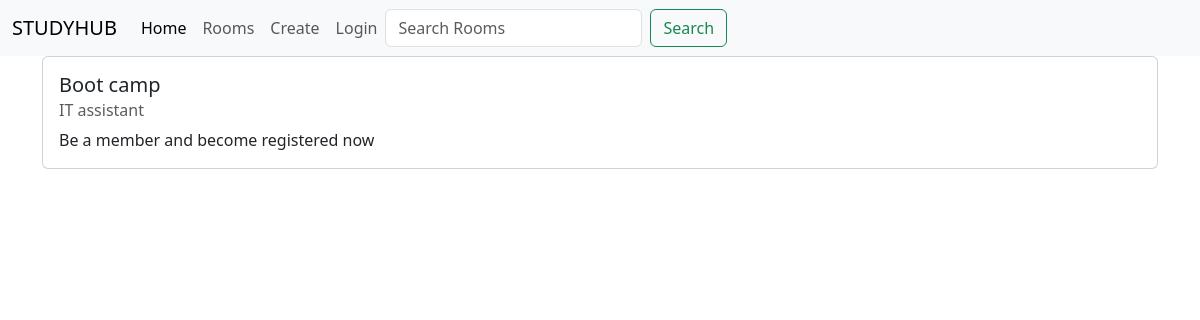
Before: /room/8/ with the older database file.
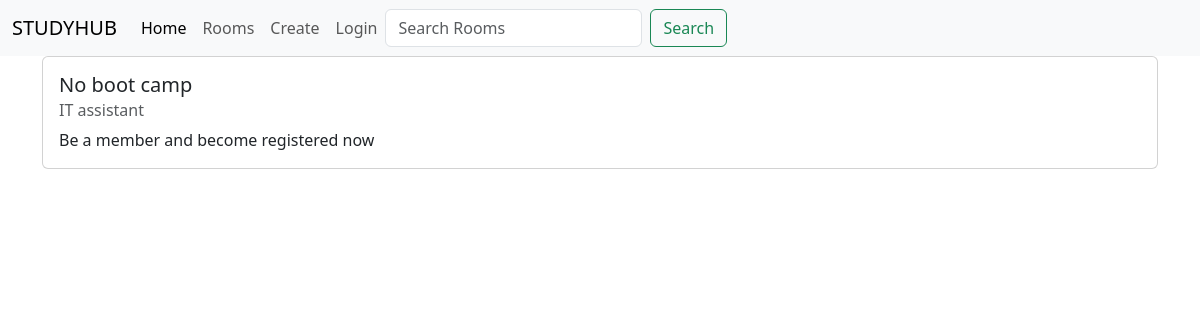
After: the same page with the newer database file.
### room/models.py (models this page shows, shortened)
class Room(models.Model):
    host =models.ForeignKey(User, on_delete=models.SET_NULL, null=True)
    topic = models.ForeignKey(Topic , on_delete=models.SET_NULL, null=True)
    name = models.CharField(max_length=200)
    description = models.TextField( null=True , blank=True)
    updated = models.DateField(auto_now=True)
    created = models.DateTimeField(auto_now_add=True)
    class Meta:
        ordering = ['-updated', '-created']

class Topic(models.Model):
    name = models.CharField(max_length=200)
    def __str__(self):
        return self.name

### room/views.py (the view)
# urls.py: path('room/<str:pk>/', views.get_room, name='room'),
def get_room(request,pk):
    room = Room.objects.get(id=pk)
    context = {'room':room}
    return render(request ,'room.html',context )

### templates/room.html (shortened to what this page needs)
{% extends 'base.html' %} {% block content %}
<div class="container">
  <div class="row">
    <div class="col-sm-12">
      <div class="card" style="width: 100%">
        <div class="card-body">
          <h5 class="card-title">{{room.name}}</h5>
          <h6 class="card-subtitle mb-2 text-body-secondary">{{room.topic}}</h6>
          <p class="card-text">{{room.description}}</p>
        </div>
      </div>
    </div>
  </div>
  {% endblock %}

Changed rows visible on the page:
changed Room "Be a member and become registered now": name "Boot camp" → "No boot camp"
